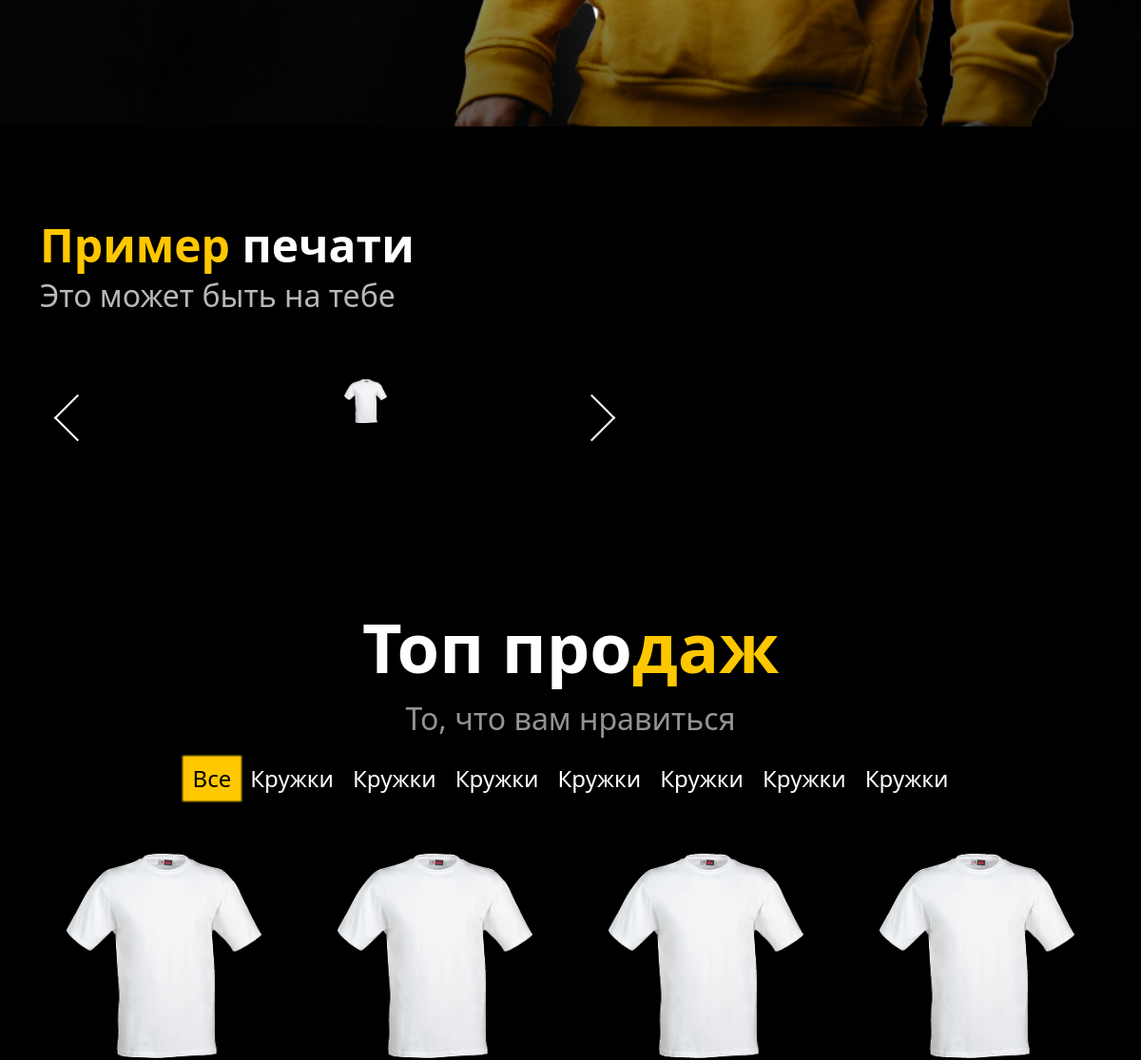
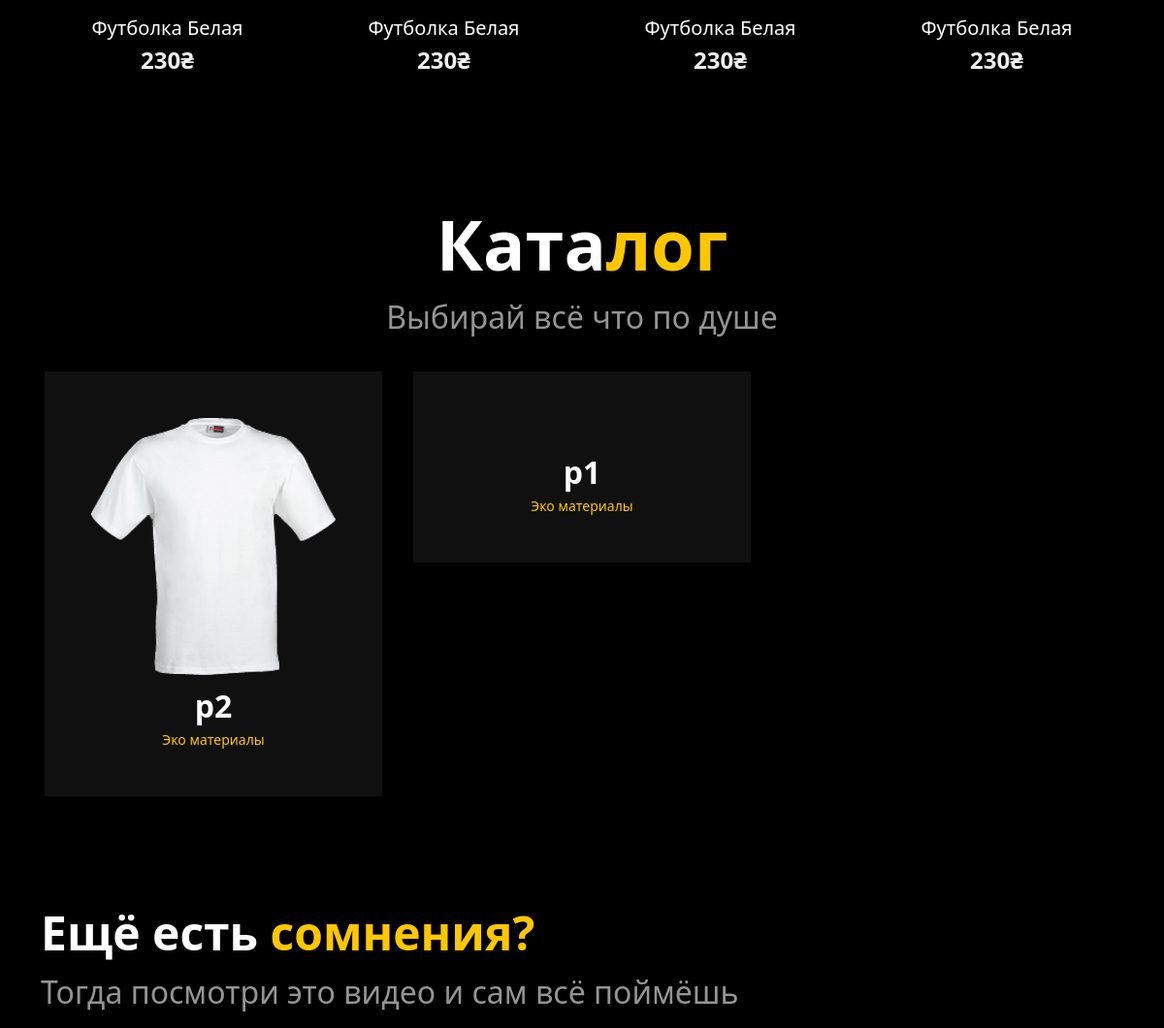
/ (middle part), run on an earlier commit of the app's database (2 pictures, top to bottom).
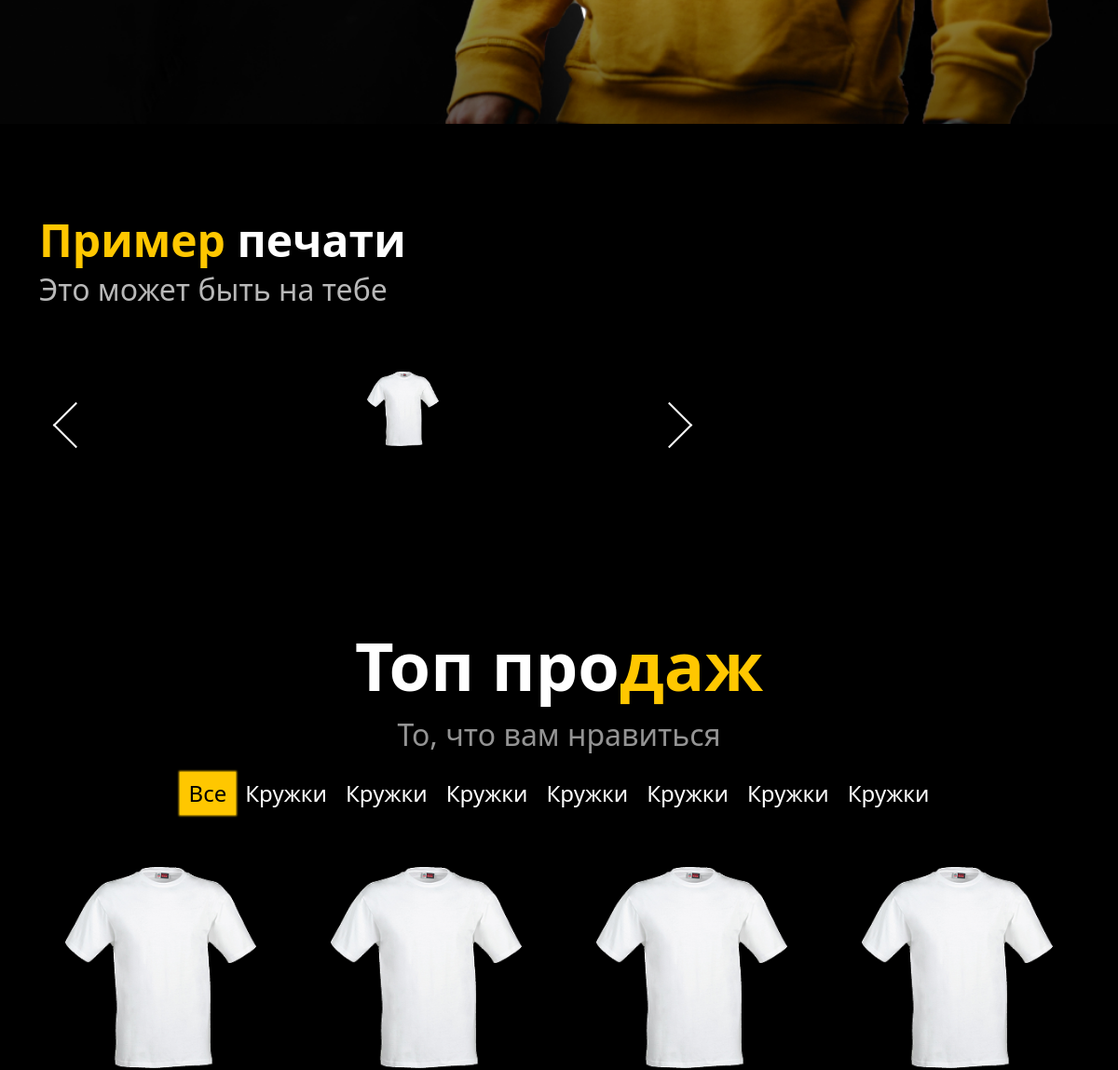
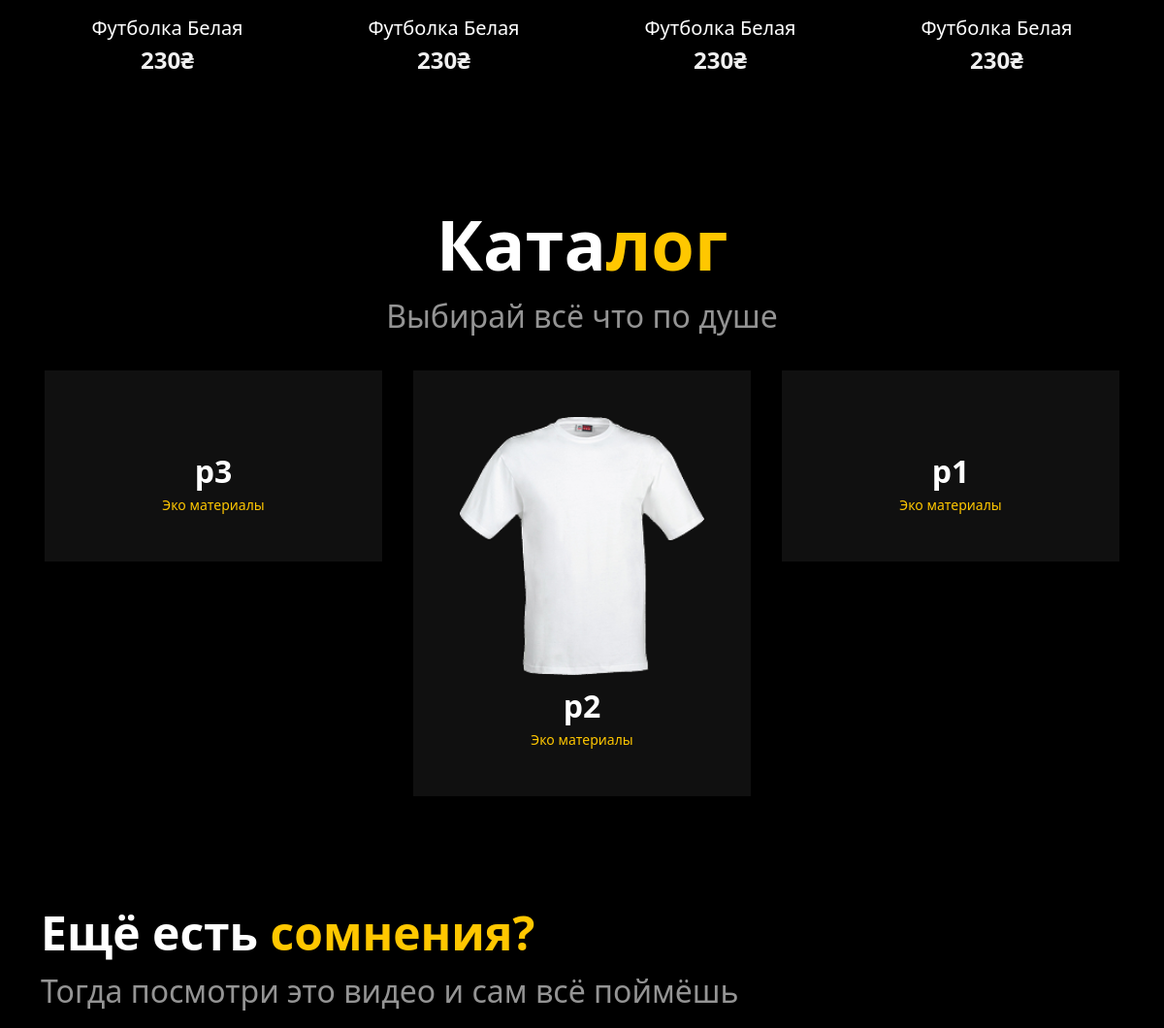
And on a later commit of the database (2 pictures, top to bottom).
### products/models.py (models this page shows, shortened)
class ProdutsModel(models.Model):
    name = models.CharField(max_length=100)
    img = models.ImageField(upload_to='products/')
    description = models.TextField(max_length=500)
    price = models.PositiveIntegerField()
    tags = models.ManyToManyField(TagsModel)
    colors = models.ManyToManyField(ColorsModel)
    sizes = models.ManyToManyField(SizesModel)
    updated_at = models.DateTimeField(auto_now=True)
    created_at = models.DateTimeField(auto_now_add=True)

### main/views.py (the view)
# urls.py: path('', mainpage_view, name='home'),
def mainpage_view(request):
    context = {
        'catalog': ProdutsModel.objects.all().order_by('-id')[:9],
        'prints': ProdutsModel.objects.all()[:15],
    }
    return render(request, 'main.html', context)

### main/templatetags/custom_tags.py (called while the page is built)
@register.simple_tag
def category_tags():
    return TagsModel.objects.all()

### templates/main.html (shortened to what this page needs)
{% extends 'base.html' %}
{%load static%}
{% block content %}
  <div class="container-fluid home-header">
  </div>
  <section class="container s2 py-5 my-5">
    <h5 class="t1"><span class="yellow">Пример</span> печати</h5>
    <p class="t2">Это может быть на тебе</p>
    <div id="carousel1" class="mycarousel container-fluid d-flex">
      <button class="carousel-btn left" target='carousel1' onclick="scrolltoLeft(this)"></button>
      <div class="wrapper d-flex flex-row">
        {% for p in prints %}
        <div class="c-item col-4 p-5">
          <img class="img-fluid w-100" src="{{p.img.url}}" alt="">
        </div>
        {% endfor %}
      </div>
      <button class="carousel-btn right" target='carousel1' onclick="scrolltoRight(this)"></button>
    </div>
  </section>
  <section class="container s3 py-5 my-5">
      <h5 class="t1 text-center">Топ про<span class="yellow">даж</span></h5>
      <p class="t2 text-center">То, что вам нравиться</p>
      <div class="mini-nav">
        <ul class="d-flex list-unstyled justify-content-center">
          <li><button type="button" class="active">Все</button></li>
          <li><button type="button">Кружки</button></li>
          <li><button type="button">Кружки</button></li>
          <li><button type="button">Кружки</button></li>
          <li><button type="button">Кружки</button></li>
          <li><button type="button">Кружки</button></li>
          <li><button type="button">Кружки</button></li>
          <li><button type="button">Кружки</button></li>
        </ul>
      </div>
      <div class="row">
        <div class="col-3 p-3 product">
          <a href="">
            <div class="p-4 pb-2">
              <img class="img-fluid w-100" src="{%static 'img/t-shirt.png' %}" alt="">
            </div>
            <p class="product-name text-center mt-2 mb-0">Футболка Белая</p>
            <p class="product-price text-center">230₴</p>
          </a>
        </div>
        <div class="col-3 p-3 product">
          <a href="">
            <div class="p-4 pb-2">
              <img class="img-fluid w-100" src="{%static 'img/t-shirt.png' %}" alt="">
            </div>
            <p class="product-name text-center mt-2 mb-0">Футболка Белая</p>
            <p class="product-price text-center">230₴</p>
          </a>
        </div>
        <div class="col-3 p-3 product">
          <a href="">
            <div class="p-4 pb-2">
              <img class="img-fluid w-100" src="{%static 'img/t-shirt.png' %}" alt="">
            </div>
            <p class="product-name text-center mt-2 mb-0">Футболка Белая</p>
            <p class="product-price text-center">230₴</p>
          </a>
        </div>
        <div class="col-3 p-3 product">
          <a href="">
            <div class="p-4 pb-2">
              <img class="img-fluid w-100" src="{%static 'img/t-shirt.png' %}" alt="">
            </div>
            <p class="product-name text-center mt-2 mb-0">Футболка Белая</p>
            <p class="product-price text-center">230₴</p>
          </a>
        </div>
      </div>
  </section>
  <section class="container s4">
    <h5 class="t1 text-center">Ката<span>лог</span></h5>
    <p class="t2 text-center">Выбирай всё что по душе</p>
    <div class="row">
      {% for product in catalog %}
      <div class="col-4 p-2">
        <a href="{% url 'main:detail' id=product.id %}" class="text-decoration-none">
          <div class=" catalog-card p-5 m-2">
            <img class="img-fluid w-100" src="{{product.img.url}}" alt="">
            <p class="product-name text-center m-0 mt-2">{{product.name}}</p>
            <p class="label text-center m-0">Эко материалы</p>
          </div>
        </a>
      </div>
      {% endfor %}
    </div>
  </section>
  <section class="container s5 py-5 my-5">
    <h5 class="t1">Ещё есть <span>сомнения?</span></h5>
    <p class="t2">Тогда посмотри это видео и сам всё поймёшь</p>
  </section>
{% endblock %}

What changed in the data, as far as the page shows it:
added ProdutsModel: name "p3"
